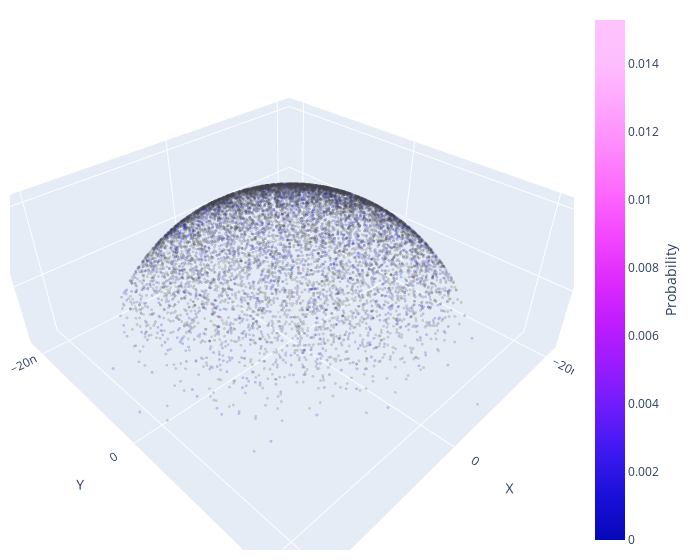

The notebook cell this image was saved under:
### Code cell
probabilities = prob / prob.sum()


fig = go.Figure(data=[go.Scatter3d(
    x=x,
    y=y,
    z=z,
    mode='markers',
    marker=dict(
        size=1,
        color=probabilities,                # set color to temperature values
        colorscale='Plotly3',    # choose a colorscale
        opacity=0.2,
        colorbar=dict(           # add a colorbar
            title="Probability",
            titleside="right"
        )
    )
)])

# Set labels
fig.update_layout(scene = dict(
                    xaxis_title='X',
                    yaxis_title='Y',
                    zaxis_title='Z'),
                    width=700,
                    margin=dict(r=20, l=10, b=10, t=10))

fig.show()

### Figure 1 — Plotly figure (JSON) as saved in the notebook; plotly's stock layout.template omitted (floating-point values rounded to 4 significant figures; data arrays with more than 128 entries replaced by an {"elided": "..."} marker saying what was removed)
{"data": [{"marker": {"color": {"elided": "3001 float values"}, "colorbar": {"title": {"side": "right", "text": "Probability"}}, "colorscale": [[0, "#0508b8"], [0.08333, "#1910d8"], [0.1667, "#3c19f0"], [0.25, "#6b1cfb"], [0.3333, "#981cfd"], [0.4167, "#bf1cfd"], [0.5, "#dd2bfd"], [0.5833, "#f246fe"], [0.6667, "#fc67fd"], [0.75, "#fe88fc"], [0.8333, "#fea5fd"], [0.9167, "#febefe"], [1, "#fec3fe"]], "opacity": 0.2, "size": 1}, "mode": "markers", "type": "scatter3d", "x": {"elided": "10000 float values"}, "y": {"elided": "10000 float values"}, "z": {"elided": "10000 float values"}}], "layout": {"margin": {"b": 10, "l": 10, "r": 20, "t": 10}, "scene": {"xaxis": {"title": {"text": "X"}}, "yaxis": {"title": {"text": "Y"}}, "zaxis": {"title": {"text": "Z"}}}, "width": 700}}
